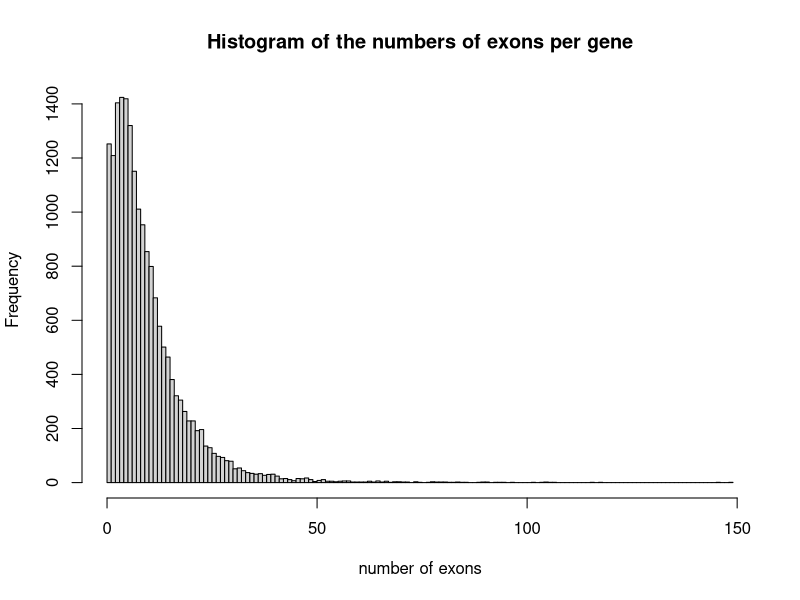
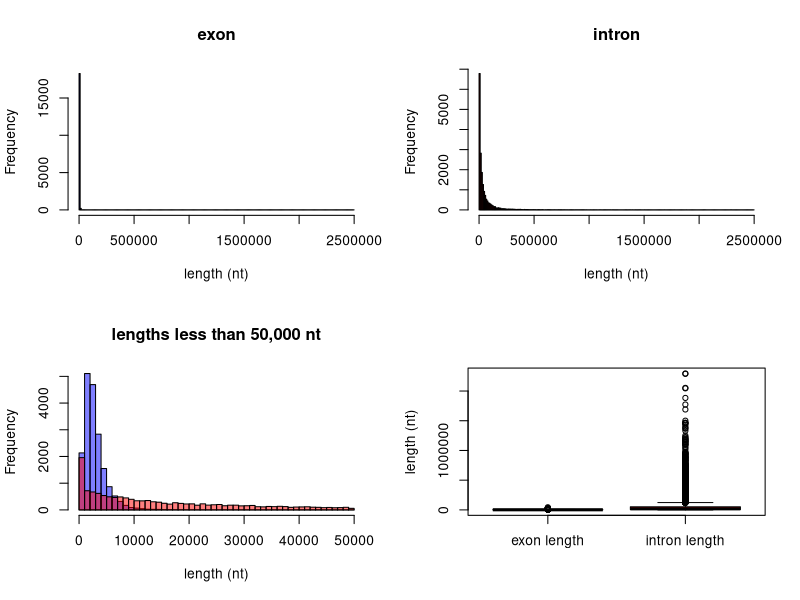
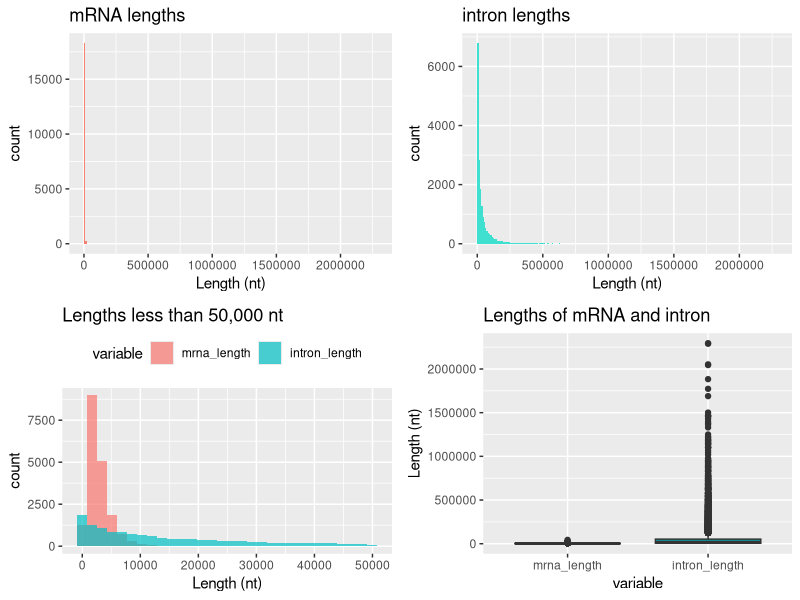
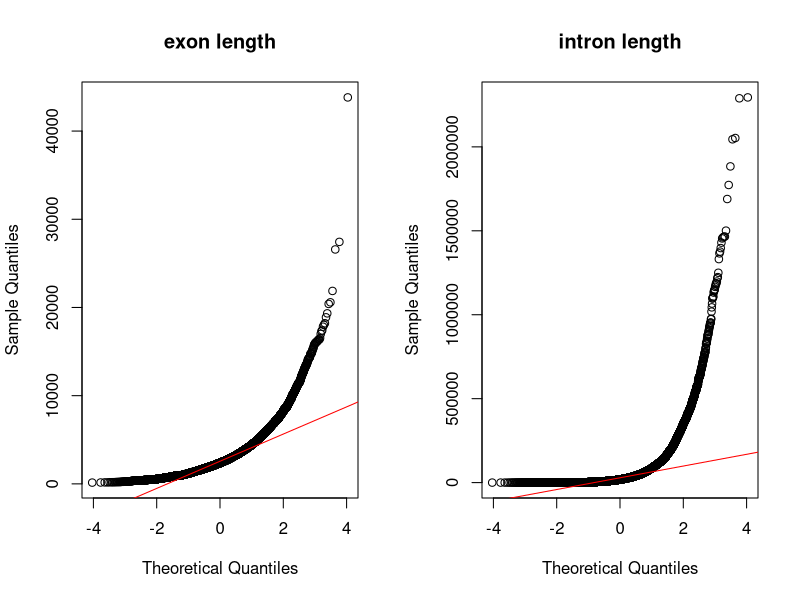
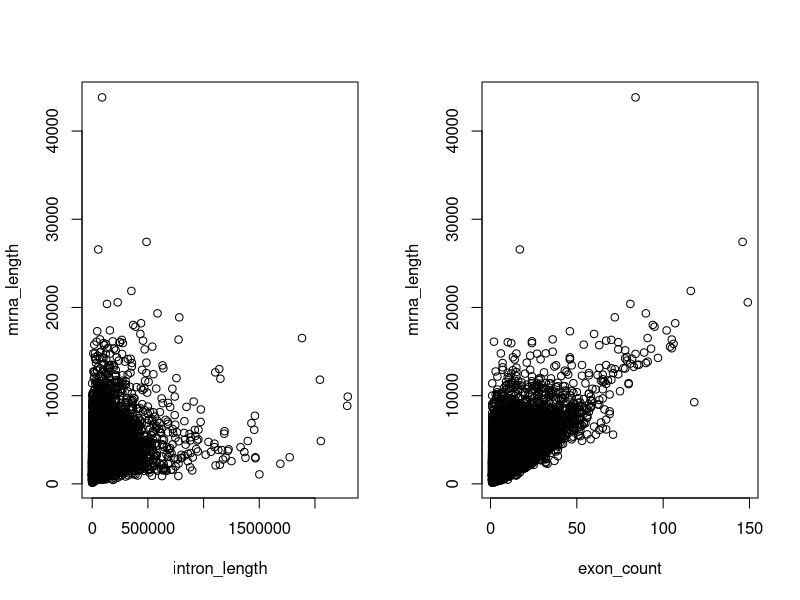
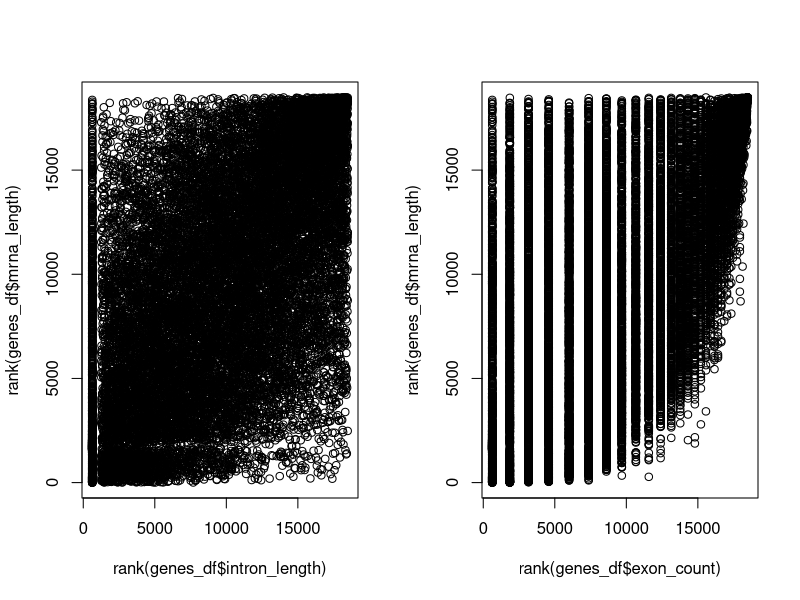

Write the R code that produced these figures, in order.
## ---- chunk 1
knitr::opts_chunk$set(echo = TRUE)
## ---- chunk 2
genes_df <- read.table("gene_lengths_v2.txt", header=TRUE)
summary(genes_df)
## ---- chunk 3
hist(genes_df$exon_count,
     breaks = c(0:max(genes_df$exon_count)), 
     xlim = c(0,max(genes_df$exon_count)),
     main = "Histogram of the numbers of exons per gene",
     xlab = "number of exons")

## ---- chunk 4
# from https://www.tutorialspoint.com/r/r_mean_median_mode.htm
getmode <- function(v) {
   uniqv <- unique(v)
   uniqv[which.max(tabulate(match(v, uniqv)))]
}

getmode(genes_df$exon_count)
## ---- chunk 5
genes_df$intron_length <- genes_df$genome_length - genes_df$mrna_length
summary(genes_df$intron_length)
## ---- chunk 6
max(genes_df$mrna_length)
max(genes_df$intron_length)
## ---- chunk 7
par(mfrow=c(2,2))
hist(genes_df$mrna_length, 
     col="blue", 
     breaks=seq(0,2500000,by=10000), 
     main="exon", xlab="length (nt)"
     )
hist(genes_df$intron_length, 
     col="red", 
     breaks=seq(0,2500000,by=10000),
     main="intron", xlab="length (nt)")

hist(genes_df$mrna_length[genes_df$mrna_length<50000], 
     col=rgb(0,0,1,0.5), 
     breaks=seq(0,50000,by=1000),
     main="lengths less than 50,000 nt",
     xlab="length (nt)")
hist(genes_df$intron_length[genes_df$intron_length<50000], 
     col=rgb(1,0,0,0.5), 
     breaks=seq(0,50000,by=1000), 
     add=TRUE)

boxplot(genes_df$mrna_length, genes_df$intron_length, col=c('blue', 'red'),
        names=c("exon length", "intron length"), ylab="length (nt)")

## ---- chunk 8
library("ggplot2")
library("gridExtra")
library("reshape2")

# use the maximum value of the intron lengths and 0 as x-axis limits
plot1 <- ggplot(data=genes_df, aes(mrna_length))  +
  geom_histogram(breaks=seq(0, max(genes_df$intron_length), by=10000), fill="salmon") +
  labs(title="mRNA lengths", x = "Length (nt)")

plot2 <- ggplot(data=genes_df, aes(intron_length))  +
  geom_histogram(breaks=seq(0, max(genes_df$intron_length), by=10000), fill="turquoise") +
  labs(title="intron lengths", x = "Length (nt)")

# reshape the dataframe
genes_df2 <- melt(genes_df, id.vars = "name")
genes_df2 <- genes_df2[(genes_df2$variable == "mrna_length" | genes_df2$variable == "intron_length"), ]
# filter only length <= 50000
genes_df3 <- genes_df2[genes_df2$value <= 50000, ]

plot3 <- ggplot(genes_df3, aes(x=value, fill=variable)) +
  geom_histogram(alpha=0.7, position="identity") + theme(legend.position="top") + 
  labs(title="Lengths less than 50,000 nt", x = "Length (nt)")
  
plot4 <- ggplot(genes_df2, aes(x=variable, y=value, fill=variable)) +
  geom_boxplot() + theme(legend.position="none") + 
  labs(title="Lengths of mRNA and intron", y = "Length (nt)")

grid.arrange(plot1, plot2, plot3, plot4, ncol=2)

## ---- chunk 9
par(mfrow = c(1,2))
qqnorm(genes_df$mrna_length, main="exon length")
qqline(genes_df$mrna_length, col="red")

qqnorm(genes_df$intron_length, main="intron length")
qqline(genes_df$intron_length, col="red")

## ---- chunk 10
wilcox.test(genes_df$mrna_length, genes_df$intron_length, alternative = "less", paired = FALSE)
## ---- chunk 11
par(mfrow=c(1,2))
plot(mrna_length ~ intron_length, data = genes_df)
plot(mrna_length ~ exon_count, data = genes_df)
## ---- chunk 12
par(mfrow=c(1,2))
total = nrow(genes_df)
plot(rank(genes_df$mrna_length) ~ rank(genes_df$intron_length))
plot(rank(genes_df$mrna_length) ~ rank(genes_df$exon_count), alpha=0.1)
## ---- chunk 13
cor(genes_df$mrna_length, genes_df$intron_length, method="spearman")
cor(genes_df$mrna_length, genes_df$exon_count, method="spearman")
## ---- chunk 14
genes_df[genes_df$mrna_length == max(genes_df$mrna_length), c(1,2,4)]
## ---- chunk 15
count_genes <- function(mrna_length_vec, x1=0, x2= max(mrna_length_vec)){
  return(length(mrna_length_vec[(x1 < mrna_length_vec) & (mrna_length_vec <= x2)])
         /length(mrna_length_vec))
}
## ---- chunk 16
count_genes(genes_df$mrna_length)
count_genes(genes_df$mrna_length, x1=10000)
count_genes(genes_df$mrna_length, x1=1000, x2=10000)
count_genes(genes_df$mrna_length, x1=100, x2=1000)
count_genes(genes_df$mrna_length, x1=0, x2=100)
